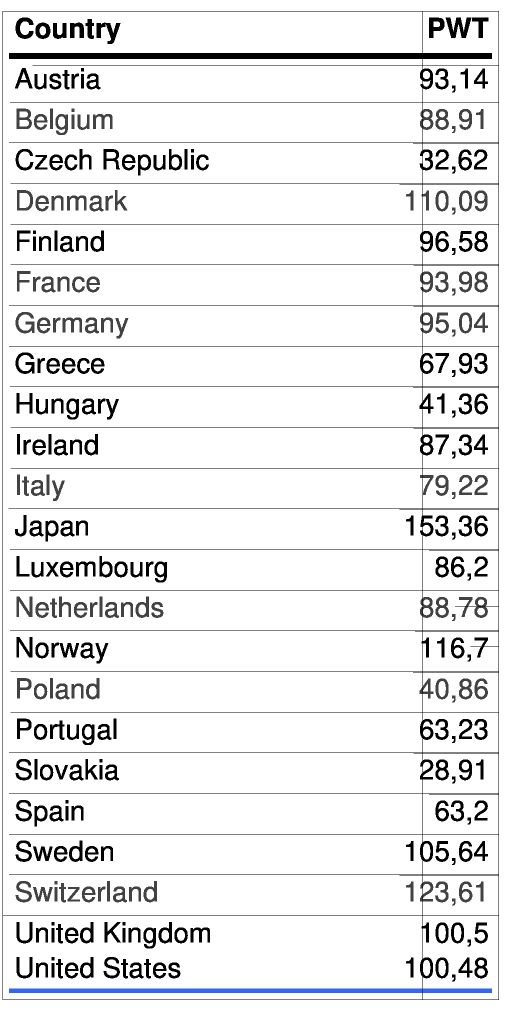
#> input picture he/axis-ai/test-3.jpg, 1009 x 2065 px (shown at 1/2 size)
$ jupyter execute ocr-on-test-3-image.ipynb
#> lines starting #> are read from the running program, lines starting #| are printed output that depends on the picture; after the words box and inside, x2 and y2 are one past the last pixel; in counts of white or black regions, pixels touching at a corner belong together
[cell 1]
from skimage import io,morphology,filters,color,transform,measure

# This image is got from given pdf (005.pdf ,Second page)

[cell 2]
from matplotlib import pyplot as plt
fig = plt.figure(figsize=(20,20))

plt.imshow(io.imread("test-3.jpg"))
#> further down, image is the input picture: shape (2065, 1009, 3); mean R, G, B 234.1, 234.3, 234.9

plt.show()

[cell 3]
class BoundingBox(object):
    def __init__(self,contour):
        self.contour = contour
        y,x = zip(*contour)
        self.x1 = min(x)
        self.y1 = min(y)
        self.x2 = max(x)
        self.y2 = max(y)
    @property
    def h(self):
        return self.y2 - self.y1

    @property
    def w(self):
        return self.x2 - self.x1

    @property
    def area(self):
        return self.h * self.w

    @property
    def center(self):
        return (self.x1 + self.w // 2, self.y1+self.h//2)

    @property
    def plot(self):
        return (
        (self.x1,self.x2,self.x2,self.x1,self.x1),
        (self.y1,self.y1,self.y2,self.y2,self.y1),
        )

    @property
    def aspect(self):
        return self.h/self.w

    def project_y(self,y):
        copy = BoundingBox(self.contour)
        copy.y1 = y
        copy.y2 = y+self.h
        return copy

    def project_x(self,x):
        copy = BoundingBox(self.contour)
        copy.x1 = x
        copy.x2 = x + self.w
        return copy

    def __eq__(self,other):
        return self.x1 - 10 <= other.x1 <= self.x1 + 10 and self.y1 - 10 <= other.y1 <= self.y1 + 10

    def __repr__(self):
        return "BoundingBox ({},{},{},{})".format(self.x1,self.y1,self.x2,self.y2)

[cell 4]
def morphed( im ,min_area=1024):
    im = threshold(im)
    k1 = morphology.rectangle(1,20)
    k2 = morphology.rectangle(40,1)
    return morphology.remove_small_objects(
        morphology.binary_opening(im,k1) | morphology.binary_opening(im,k2),
        min_area,
    )

[cell 5]
def threshold(im):
    im = color.rgb2gray(im)
    im = im>filters.threshold_otsu(im)
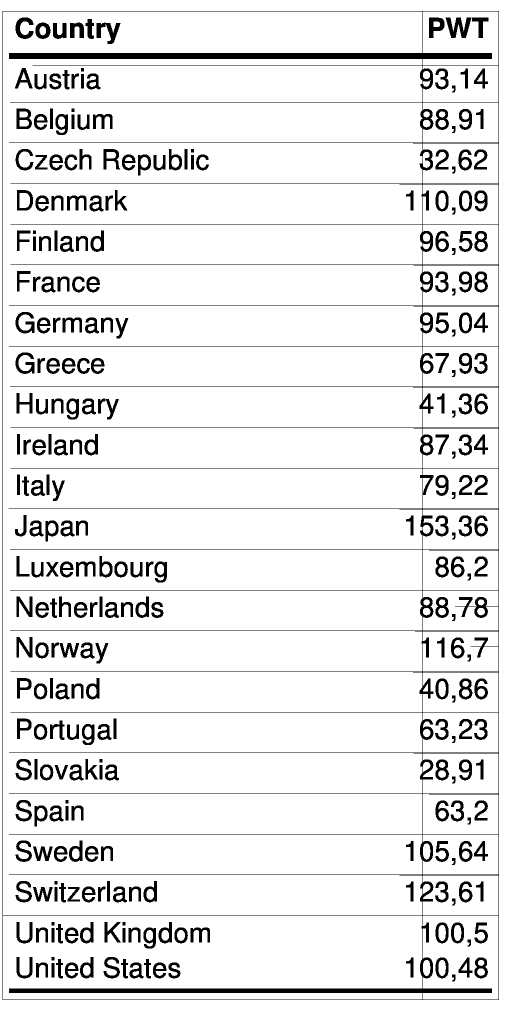
#> im: shape (2065, 1009) bool (shown at 1/2 size); 91.2% white; 293 black regions, largest, box (x1, y1, x2, y2) and area: (5, 22, 998, 2000) 63223, (891, 35, 943, 76) 1145, (193, 45, 241, 88) 938
    return ~im
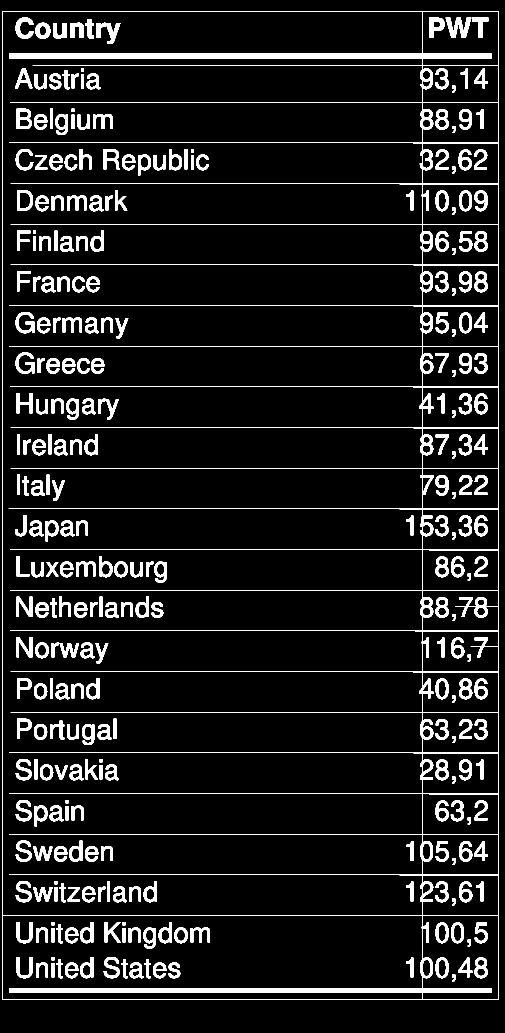
#> returned value: shape (2065, 1009) bool (shown at 1/2 size); 8.8% white; 293 white regions, largest, box (x1, y1, x2, y2) and area: (5, 22, 998, 2000) 63223, (891, 35, 943, 76) 1145, (193, 45, 241, 88) 938

[cell 6]
image = io.imread("test-3.jpg")

[cell 7]
im = morphed(image)
#> in morphed, `return morphology.remove_small_objects( morphology.binary_opening(im,k..`:
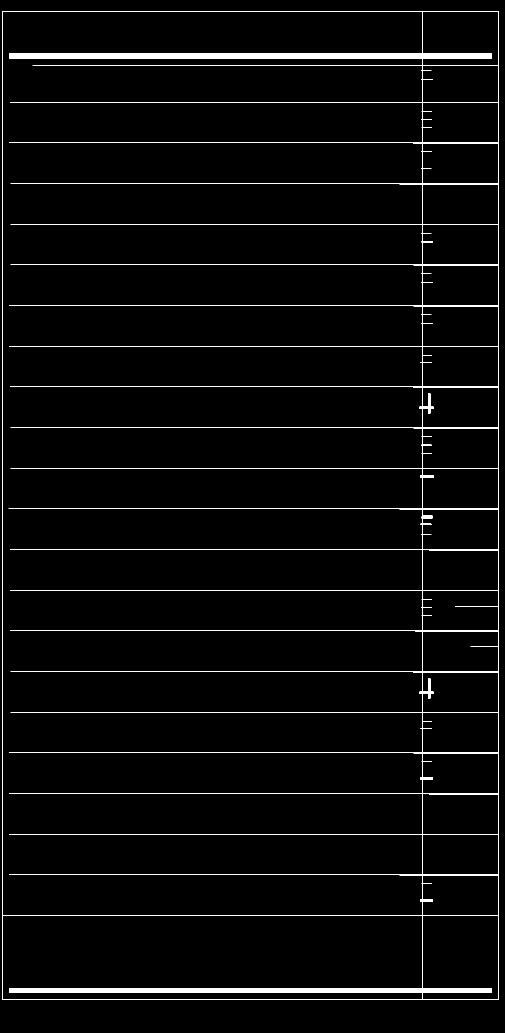
#> returned value: shape (2065, 1009) bool (shown at 1/2 size); 2.6% white; 1 white region, box (x1, y1, x2, y2) and area: (5, 22, 998, 2000) 53992
fig,ax = plt.subplots(figsize=(20,20))
ax.imshow(~im,interpolation='nearest',cmap = plt.cm.gray)

contours = measure.find_contours(~im,0.8)
#> contours = 26 point arrays, longest 41735 points

for contour in contours:
    ax.plot(*BoundingBox(contour).plot,linewidth=2)
#> this loop made 26 passes

ax.axis('image')
ax.set_xticks([])
ax.set_yticks([])
plt.show()
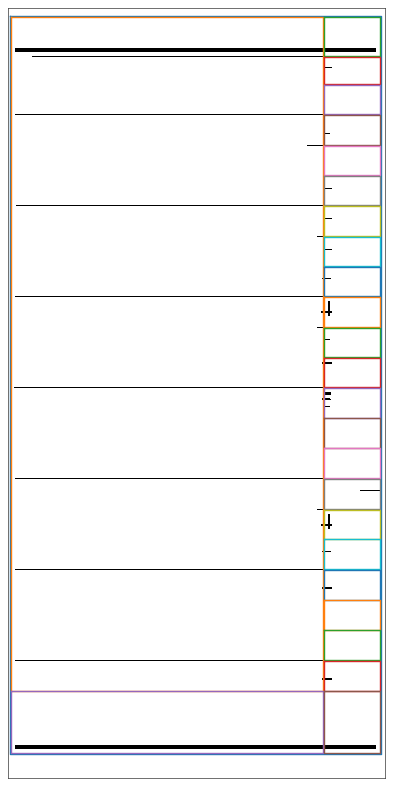
#> figure drawn by matplotlib, 1 panel

[cell 8]
def exclude_outliers(contours):
    bboxes = [BoundingBox(contour) for contour in contours]
#> bboxes = 26 items
    mean_area = np.mean([bbox.area for bbox in bboxes])
#> mean_area = 150373.5
    return [bbox for bbox in bboxes if bbox.area < mean_area * 2 and 0.05 < bbox.aspect < 2]

[cell 9]
def unique(bboxes):
    if len(bboxes)<2:
        return bboxes
    bboxes = sorted(bboxes,key=lambda x:x.area)
    unique = [bboxes.pop(0)]
    for bbox in bboxes:
        if any(bbox == _ for _ in unique):
            continue
        unique.append(bbox)
    return unique

[cell 10]
def gridfy(bboxes):
    y1 = min(bbox.y1 for bbox in bboxes)
#> y1 = 22.9
    x1 = min(bbox.x1 for bbox in bboxes)
#> x1 = 5.9
    bboxes = sorted(bboxes,key = lambda x:x.area)
#> bboxes = 24 items
    horizontal = sorted(unique([bbox.project_y(y1) for bbox in bboxes]),key=lambda x:x.x1)
#> in project_y, `copy.y1 = y`: copy.y1 = 22.9
#> in project_y, `copy.y2 = y+self.h`: copy.y2 = 95.1
#> in unique, `bboxes = sorted(bboxes,key=lambda x:x.area)`: bboxes = 24 items
#> the loop in unique, `for bbox in bboxes:` made 23 passes
#> after the loop in unique, `for bbox in bboxes:`: unique = 2 items
#> horizontal = 2 items
    vertical = sorted(unique([bbox.project_x(x1) for bbox in bboxes]),key = lambda x:x.y1)
#> in project_x, `copy.x1 = x`: copy.x1 = 5.9
#> in project_x, `copy.x2 = x + self.w`: copy.x2 = 156.1
#> the loop in unique (call 2), `for bbox in bboxes:` made 23 passes
#> vertical = 23 items
    grid ={}
    for i,v in enumerate(vertical):
        for j,h in enumerate(horizontal):
            cell = h.project_y(v.y1)
            cells = [_ for _ in bboxes if _ == cell]
            if cells:
                grid[(i,j)] = cells[0]
#> this loop made 23 passes
#> after the loop, grid = 24 items
    return grid

[cell 11]
import numpy as np
im = morphed(image)
fig,ax = plt.subplots(figsize=(20,20))
ax.imshow (~im,interpolation='nearest',cmap = plt.cm.gray)
contours = measure.find_contours(~im,0.9)
cells = gridfy(exclude_outliers(contours))
#> cells = 24 items


for (line,column), bbox in cells.items():
    ax.plot(*bbox.plot, linewidth=2)
    ax.text(*bbox.center,"{},{}".format(line,column))
#> this loop made 24 passes
#> (line, column) on passes 1 to 12: (0, 1), (1, 1), (2, 1), (3, 1), (4, 1), (5, 1), (6, 1), (7, 1), (8, 1), (9, 1), (10, 1), (11, 1)

ax.axis('image')
ax.set_xticks([])
ax.set_yticks([])
plt.show()
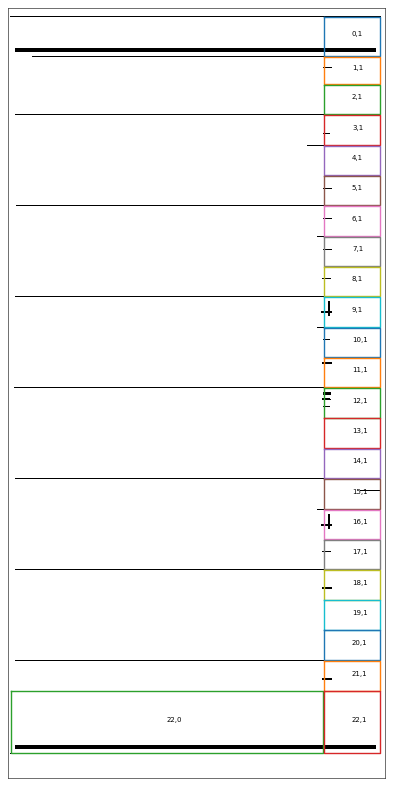
#> figure drawn by matplotlib, 1 panel

[cell 12]
import tesserocr

import csv

[cell 13]
from PIL import Image

from io import StringIO
from unidecode import unidecode

[cell 14]
def cells_to_csv(image,cells,f):
    pil = Image.fromarray(image)
    ocr={}
    for (line,column),bbox in cells.items():
        extracted_text= (tesserocr.image_to_text(
            pil.crop(
                (bbox.x1,bbox.y1,bbox.x2,bbox.y2)
            ).resize(
                (int(bbox.w * 2),int(bbox.h * 2))
            )
        ))
        ocr[line,column] = extracted_text.strip()
        print(ocr[line,column])
#> this loop made 1 pass
#> after the loop, ocr = 0 items

    lines,columns = zip(*ocr)
    lines,columns = max(lines),max(columns)
    writer = csv.writer(f)
    writer.writerow([str(column) for column in range(1,columns+2)])
    for line in range(lines+1):
        row = [ocr.get((line,column),"") for column in range(columns+1)]
        writer.writerow([unidecode(_) for _ in row])

with open("output.csv",'w',newline='',encoding='utf-8') as f:
    cells_to_csv(image,cells,f)
#> (the call stopped at in cells_to_csv, `extracted_text= (tesserocr.image_to_text( pil.crop( (bbox.x1,bbox.y1,b..`: tesserocr is not available in this run)

[cell 15]
import petl as etl
etl.fromcsv("output.csv",encoding='iso-8859-1',errors='ignore')
#> (this line was passed over: petl is not available in this run)

$ run again, with he/axis-ai/test-1.jpg copied over he/axis-ai/test-3.jpg
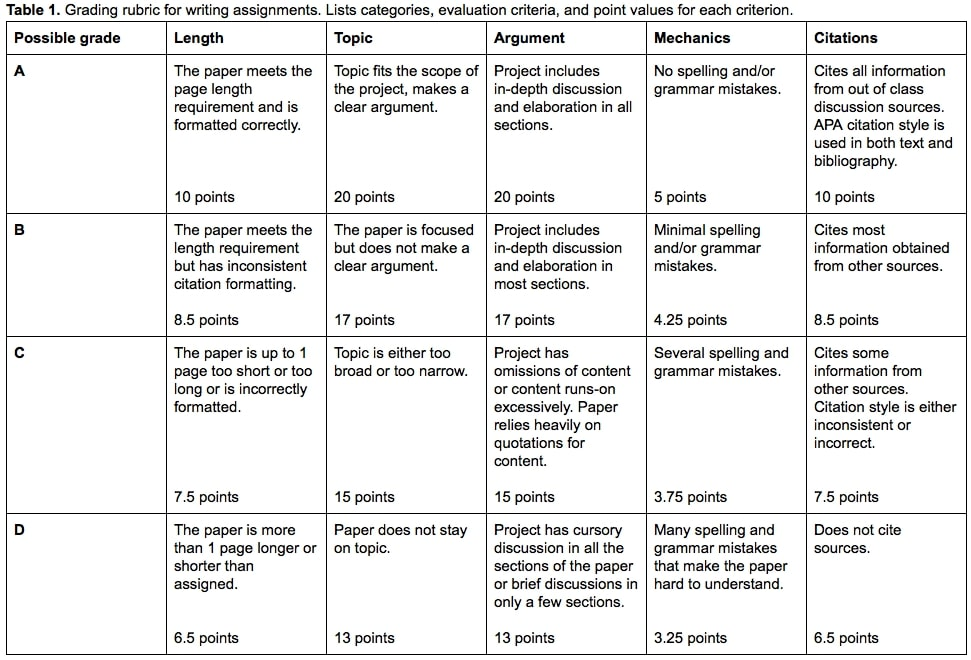
#> input picture he/axis-ai/test-1.jpg, 971 x 660 px
#> image is the input picture: shape (660, 971, 3); mean R, G, B 235.1, 235.2, 234.9
#> in morphed, `return morphology.remove_small_objects( morphology.binary_opening(im,k..`:
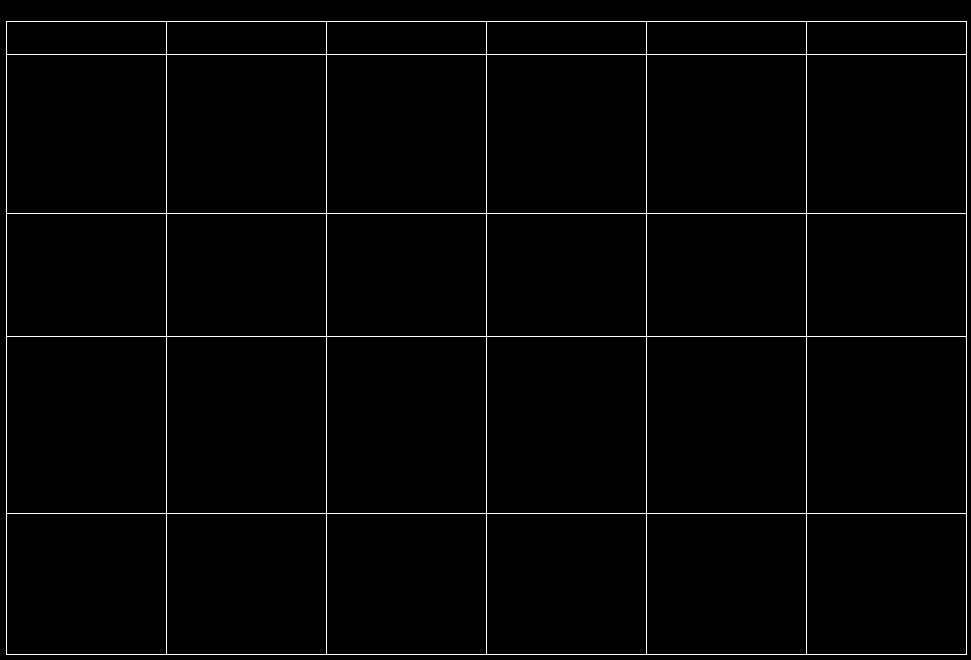
#> returned value: shape (660, 971) bool; 1.6% white in thin lines or dots
#> contours = 31 point arrays, longest 3191 points
#> the loop `for contour in contours:` made 31 passes
#> in exclude_outliers, `bboxes = [BoundingBox(contour) for contour in contours]`: bboxes = 31 items
#> mean_area = 38801.7
#> y1 = 21.9
#> x1 = 6.9
#> in gridfy, `bboxes = sorted(bboxes,key = lambda x:x.area)`: bboxes = 30 items
#> copy.y1 = 21.9
#> copy.y2 = 53.1
#> in unique, `bboxes = sorted(bboxes,key=lambda x:x.area)`: bboxes = 30 items
#> the loop in unique, `for bbox in bboxes:` made 29 passes
#> after the loop in unique, `for bbox in bboxes:`: unique = 6 items
#> copy.x1 = 6.9
#> copy.x2 = 165.1
#> the loop in unique (call 2), `for bbox in bboxes:` made 29 passes
#> vertical = 5 items
#> the loop in gridfy, `for i,v in enumerate(vertical):` made 5 passes
#> after the loop in gridfy, `for i,v in enumerate(vertical):`: grid = 30 items
#> the loop `for (line,column), bbox in cells.items():` made 30 passes
#> (line, column) on passes 1 to 8: (0, 0), (0, 1), (0, 2), (0, 3), (0, 4), (0, 5), (1, 0), (1, 1)
#> `plt.show()`:
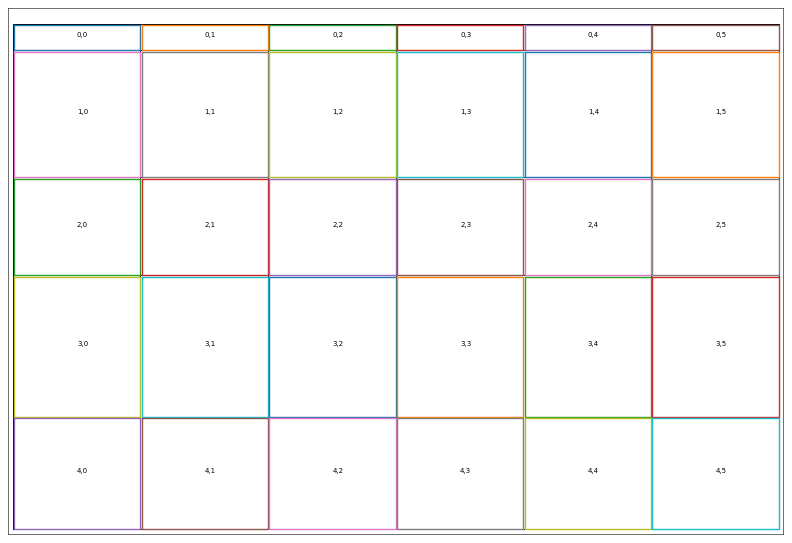
#> figure drawn by matplotlib, 1 panel
#> the loop in cells_to_csv, `for (line,column),bbox in cells.items():` made 1 pass
#> after the loop in cells_to_csv, `for (line,column),bbox in cells.items():`: ocr = 0 items
